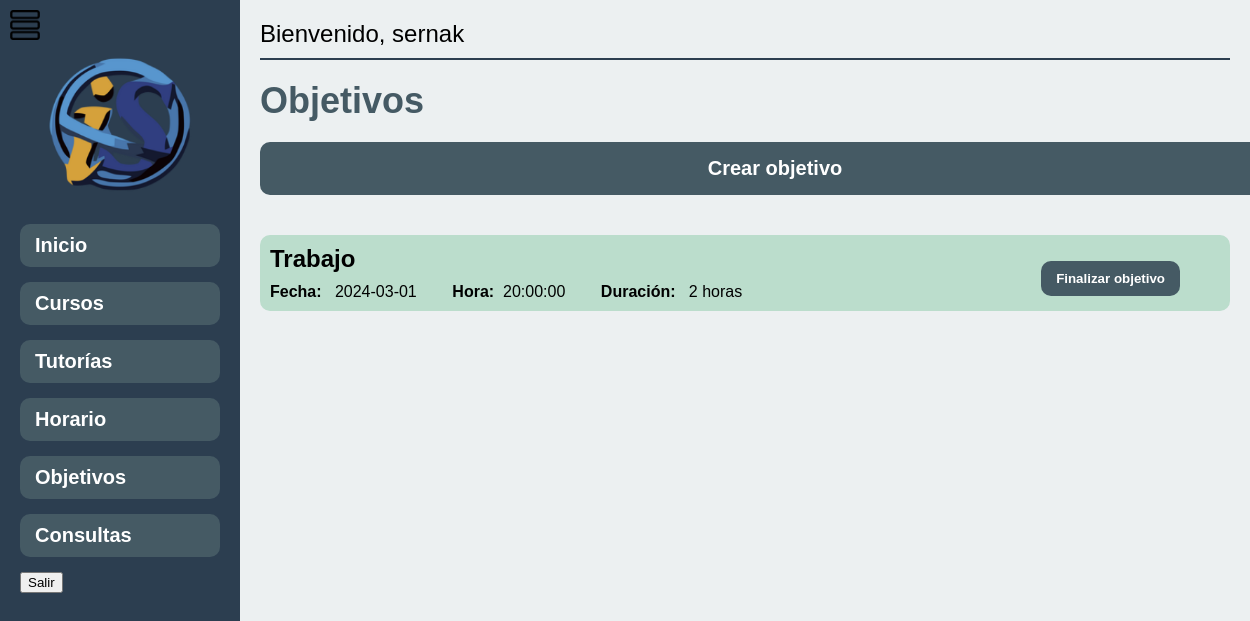
/objetivos.php (signed in), run on the app's committed database.
### tables this page shows
CREATE TABLE `objetivo` (
  `id_objetivo` int NOT NULL,
  `id_usuario` int NOT NULL,
  `nombre_objetivo` varchar(50) NOT NULL,
  `fecha` varchar(10) NOT NULL,
  `hora` time NOT NULL,
  `duracion` int NOT NULL
);

### objetivos.php (the view, shortened to what this page needs)
<?php
include 'conn/connection.php';
$nombre_usuario = $_SESSION['nombre'];
function obtenerIdUsuario($conexion, $nombreUsuario) {
    $stmt = $conexion->prepare("SELECT id FROM usuarios WHERE nombre_usuario = :nombre");
    $stmt->bindParam(':nombre', $nombreUsuario);
    $stmt->execute();
    $resultado = $stmt->fetch(PDO::FETCH_ASSOC);
    if ($resultado && isset($resultado['id'])) {
        return $resultado['id'];
    } else {
        return false;
    }
}
function randomPastelColor() {
    $letters = str_split('BCDEF');
    $color = '#';
    for ($i = 0; $i < 3; $i++) {
        $color .= $letters[rand(0, count($letters) - 1)];
    }
    return $color;
}
$id_usuario = obtenerIdUsuario($conn, $nombre_usuario);
?>
<!DOCTYPE html>
<html lang="es">
<head>
</head>
<body>
    <div class="container">
        <div class="sidebar" id="sidebar">
            <div class="sidebar-logo">
                <img src="fisi.png" alt="Logo Facultad">
            </div>
            <ul>
                <li><a href="dashboard_alumno.php">Inicio</a></li>
                <li><a href="cursos.php">Cursos</a></li>
                <li><a href="dashboard_tutorias.php">Tutorías</a></li>
                <li><a href="horario.php">Horario</a></li>
                <li><a href="objetivos.php">Objetivos</a></li>
                <li><a href="consultas.php">Consultas</a></li>
                <li><button onclick="showPopup()">Salir</button></li>
            </ul>
        </div>
        <div class="main-content">
            <?php
            if (isset($_SESSION['nombre'])) {
                echo "<div class='welcome-message'>Bienvenido, " . $_SESSION['nombre'] . "</div>";
            } else {
                echo "<p>Por favor, inicia sesión para ver tus datos.</p>";
            }
            ?>
            <div class="objectives-title">Objetivos</div>
            <a href="#" class="create-objective-button" onclick="showObjectivePopup()">Crear objetivo</a>
            <div class="objectives-section">
                <?php
                $stmt = $conn->prepare("SELECT nombre_objetivo FROM objetivo WHERE id_usuario = :id_usuario");
                $stmt->bindParam(':id_usuario', $id_usuario);
                $stmt->execute();
                $objetivos = $stmt->fetchAll(PDO::FETCH_ASSOC);
                foreach ($objetivos as $objetivo) {
                    echo "<div class='objective-card' style='background-color: " . randomPastelColor() . ";'>";
                    echo "<div class='objective-title'>" . $objetivo['nombre_objetivo'] . "</div>";
                    $stmt = $conn->prepare("SELECT fecha, hora, duracion FROM objetivo WHERE nombre_objetivo = :nombre_objetivo");
                    $stmt->bindParam(':nombre_objetivo', $objetivo['nombre_objetivo']);
                    $stmt->execute();
                    $detalles = $stmt->fetch(PDO::FETCH_ASSOC);
                    echo "<div class='objective-details'>";
                    echo "<b>Fecha:</b>&nbsp;&nbsp;&nbsp;";
                    echo $detalles['fecha'] . "&nbsp;&nbsp;&nbsp;&nbsp;&nbsp;&nbsp;&nbsp;&nbsp;";
                    echo "<b>Hora:</b>&nbsp;&nbsp";
                    echo $detalles['hora'] . "&nbsp;&nbsp;&nbsp;&nbsp;&nbsp;&nbsp;&nbsp;&nbsp;";
                    echo "<b>Duración:</b>&nbsp;&nbsp;&nbsp;";
                    echo $detalles['duracion'] . " horas<br>";
                    echo "</div>";
                    echo "<button class='finish-objective-button' onclick='showFinishObjectivePopup(\"{$objetivo['nombre_objetivo']}\")'>Finalizar objetivo</button>";
                    echo "</div>";
                }
                ?>
            </div>
        </div>
    </div>
    <div class="menu-toggle" onclick="toggleSidebar()">
        <img src="icono_menu.png" alt="Menú">
    </div>
</body>
</html>

### objetivos.php (style rules this page uses)
body { font-family: Arial, sans-serif; margin: 0; padding: 0; background-color: #f4f4f4; }
.container { display: flex; min-height: 100vh; }
.sidebar { background-color: #2c3e50; color: #fff; padding: 20px; width: 200px; transition: width 0.5s; overflow-x: hidden; }
.sidebar ul { list-style: none; padding: 0; margin: 0; visibility: visible; opacity: 1; transition: opacity 0.5s; }
.sidebar li { margin-bottom: 15px; }
.sidebar a { color: #fff; text-decoration: none; font-size: 20px; font-weight: bold; display: block; padding: 10px 15px; border-radius: 10px; transition: background-color 0.3s; background-color: #455a64; }
.sidebar-logo { text-align: center; margin-bottom: 20px; transition: all 0.5s; }
.sidebar-logo img { max-width: 150px; margin-top: 30px; transition: all 0.5s; }
.main-content { background-color: #ecf0f1; padding: 20px; flex: 1; display: flex; flex-direction: column; align-items: flex-start; position: relative; }
.welcome-message { margin-bottom: 20px; font-size: 24px; border-bottom: 2px solid #2c3e50; padding-bottom: 10px; width: 100%; }
.menu-toggle { position: absolute; top: 10px; left: 10px; cursor: pointer; }
.menu-toggle img { width: 30px; }
.objectives-title { font-size: 36px; font-weight: bold; margin-bottom: 20px; color: #455a64; }
.create-objective-button { color: #fff; text-decoration: none; font-size: 20px; font-weight: bold; display: block; padding: 15px 30px; border-radius: 10px; transition: background-color 0.3s; background-color: #455a64; margin-bottom: 20px; width: 100%; text-align: center; }
.objectives-section { margin-top: 20px; overflow-y: auto; max-height: 400px; width: 100%; }
.objective-card { background-color: #f0ebeb; border-radius: 10px; padding: 10px; margin-bottom: 10px; }
.objective-title { font-size: 24px; font-weight: bold; margin-bottom: 10px; }
.finish-objective-button { background-color: #455a64; color: #fff; font-weight: bold; padding: 10px 15px; border: none; border-radius: 10px; cursor: pointer; transition: background-color 0.3s; float: right; margin-top: -40px; margin-right: 40px; }

### data on the page
objetivo: nombre_objetivo "Trabajo", fecha "2024-03-01", hora "20:00:00", duracion "2"

### other printed values
$_SESSION['nombre'] "sernak"
